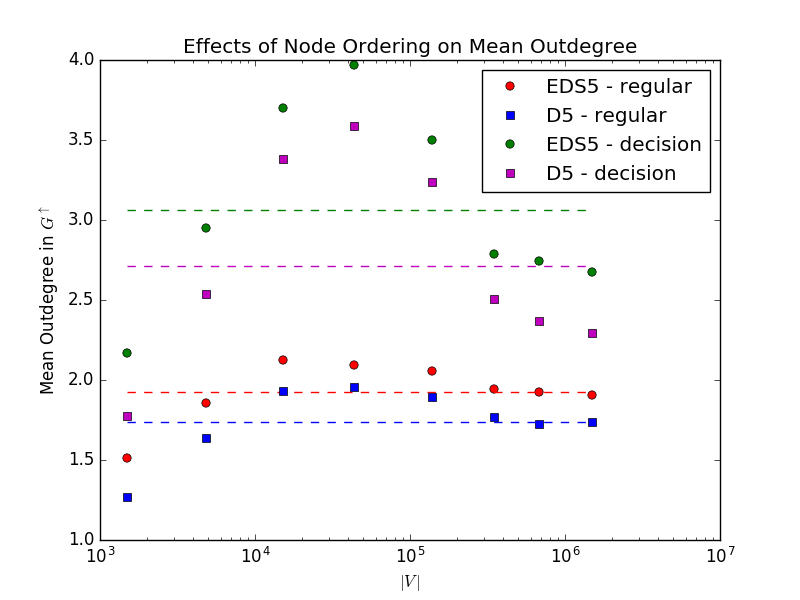

Recreate this plot in Python.
import matplotlib.pyplot as plt
import numpy as np
import math
from scipy.optimize import curve_fit

def linear(x, a, b):
  return a * x + b

def cubic(x, a, b, c):
  return a * x**2 + b * x + c

def cubic(x, a, b, c, d):
  return a * x**3 + b * x**2 + c * x + d

def exponential(x, a, b, c):
  return a * x**b + c

def mean(x, idx):
  
  return [np.mean(ys[idx])] * len(x)

#plt.figure(num=None, figsize=(16, 12), dpi=300, facecolor='w', edgecolor='k')
plt.figure()

xs = [[1490, 4855, 15189, 43427, 138081, 346252, 681587, 1503567], [1490, 4855, 15189, 43427, 138081, 346252, 681587, 1503567], [1490, 4855, 15189, 43427, 138081, 346252, 681587, 1503567], [1490, 4855, 15189, 43427, 138081, 346252, 681587, 1503567]]
ys = [[1.5154362416107383, 1.8584963954685891, 2.1237079465402595, 2.0910263200313168, 2.0552646634946155, 1.9466486836177119, 1.9237734874638162, 1.9074673759134113], [1.2677852348993288, 1.6358393408856848, 1.9321877674632959, 1.9578372901651047, 1.8907597714385034, 1.7704995205803866, 1.7278322503216756, 1.7345718547959619], [2.1676767676767676, 2.9493589743589745, 3.6999519923187711, 3.9709801599052414, 3.5019151938713797, 2.7876351663716217, 2.7411168382915987, 2.676815899183778], [1.7737373737373738, 2.5403846153846152, 3.3802208353336534, 3.5861218043628469, 3.2405416302667831, 2.5060380890096634, 2.3658354000708597, 2.2967065894141814]]

def graph(i, label, pt_fmt, ln_fmt):

  y = np.array(ys[i])
  x = np.array(xs[i])

  xl = np.linspace(np.min(x), np.max(x), 500)

  plt.plot(x, y, pt_fmt, label=label)
  plt.plot(xl, mean(xl, i), ln_fmt)

graph(0, 'EDS5 - regular', 'ro', 'r--')
graph(1, 'D5 - regular', 'bs', 'b--')
graph(2, 'EDS5 - decision', 'go', 'g--')
graph(3, 'D5 - decision', 'ms', 'm--')

plt.title('Effects of Node Ordering on Mean Outdegree')
plt.xlabel('$\\vert V\/\\vert$')
plt.ylabel('Mean Outdegree in $G^\\uparrow$')
plt.legend(loc=0, numpoints=1)

axes = plt.gca()
axes.set_xscale('log')

plt.savefig('nodes_vs_outdegree.png')
# plt.show()